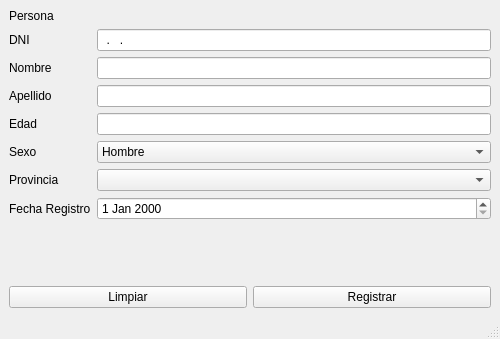
<?xml version="1.0" encoding="UTF-8"?>
<ui version="4.0">
 <class>MainWindow</class>
 <widget class="QMainWindow" name="MainWindow">
  <property name="geometry">
   <rect>
    <x>0</x>
    <y>0</y>
    <width>500</width>
    <height>339</height>
   </rect>
  </property>
  <property name="windowTitle">
   <string>Casos de COVID 19</string>
  </property>
  <widget class="QWidget" name="centralwidget">
   <layout class="QVBoxLayout" name="verticalLayout">
    <item>
     <layout class="QFormLayout" name="formLayout">
      <item row="1" column="0">
       <widget class="QLabel" name="dNILabel">
        <property name="text">
         <string>DNI</string>
        </property>
       </widget>
      </item>
      <item row="1" column="1">
       <widget class="QLineEdit" name="le_dni">
        <property name="inputMask">
         <string>99.999.999</string>
        </property>
       </widget>
      </item>
      <item row="2" column="0">
       <widget class="QLabel" name="nombreLabel">
        <property name="text">
         <string>Nombre</string>
        </property>
       </widget>
      </item>
      <item row="2" column="1">
       <widget class="QLineEdit" name="le_nombre"/>
      </item>
      <item row="3" column="0">
       <widget class="QLabel" name="apellidoLabel">
        <property name="text">
         <string>Apellido</string>
        </property>
       </widget>
      </item>
      <item row="3" column="1">
       <widget class="QLineEdit" name="le_apellido"/>
      </item>
      <item row="4" column="0">
       <widget class="QLabel" name="edadLabel">
        <property name="text">
         <string>Edad</string>
        </property>
       </widget>
      </item>
      <item row="4" column="1">
       <widget class="QLineEdit" name="le_edad">
        <property name="inputMask">
         <string>009</string>
        </property>
       </widget>
      </item>
      <item row="5" column="0">
       <widget class="QLabel" name="sexoLabel">
        <property name="text">
         <string>Sexo</string>
        </property>
       </widget>
      </item>
      <item row="5" column="1">
       <widget class="QComboBox" name="cb_sexo">
        <item>
         <property name="text">
          <string>Hombre</string>
         </property>
        </item>
        <item>
         <property name="text">
          <string>Mujer</string>
         </property>
        </item>
        <item>
         <property name="text">
          <string>Otros</string>
         </property>
        </item>
       </widget>
      </item>
      <item row="6" column="0">
       <widget class="QLabel" name="provinciaLabel">
        <property name="text">
         <string>Provincia</string>
        </property>
       </widget>
      </item>
      <item row="6" column="1">
       <widget class="QComboBox" name="cb_provincia"/>
      </item>
      <item row="7" column="0">
       <widget class="QLabel" name="fechaRegistroLabel">
        <property name="text">
         <string>Fecha Registro</string>
        </property>
       </widget>
      </item>
      <item row="7" column="1">
       <widget class="QDateEdit" name="le_fecha_registro"/>
      </item>
      <item row="0" column="0">
       <widget class="QLabel" name="label">
        <property name="text">
         <string>Persona</string>
        </property>
       </widget>
      </item>
     </layout>
    </item>
    <item>
     <layout class="QHBoxLayout" name="horizontalLayout">
      <item>
       <widget class="QPushButton" name="pb_clear">
        <property name="text">
         <string>Limpiar</string>
        </property>
       </widget>
      </item>
      <item>
       <widget class="QPushButton" name="pb_register">
        <property name="text">
         <string>Registrar</string>
        </property>
       </widget>
      </item>
     </layout>
    </item>
   </layout>
  </widget>
  <widget class="QStatusBar" name="statusbar"/>
 </widget>
 <resources/>
 <connections>
  <connection>
   <sender>pb_clear</sender>
   <signal>clicked()</signal>
   <receiver>MainWindow</receiver>
   <slot>clear_all()</slot>
   <hints>
    <hint type="sourcelabel">
     <x>133</x>
     <y>282</y>
    </hint>
    <hint type="destinationlabel">
     <x>-2</x>
     <y>257</y>
    </hint>
   </hints>
  </connection>
  <connection>
   <sender>pb_register</sender>
   <signal>clicked()</signal>
   <receiver>MainWindow</receiver>
   <slot>register()</slot>
   <hints>
    <hint type="sourcelabel">
     <x>369</x>
     <y>283</y>
    </hint>
    <hint type="destinationlabel">
     <x>412</x>
     <y>301</y>
    </hint>
   </hints>
  </connection>
 </connections>
 <slots>
  <slot>clear_all()</slot>
  <slot>register()</slot>
 </slots>
</ui>
